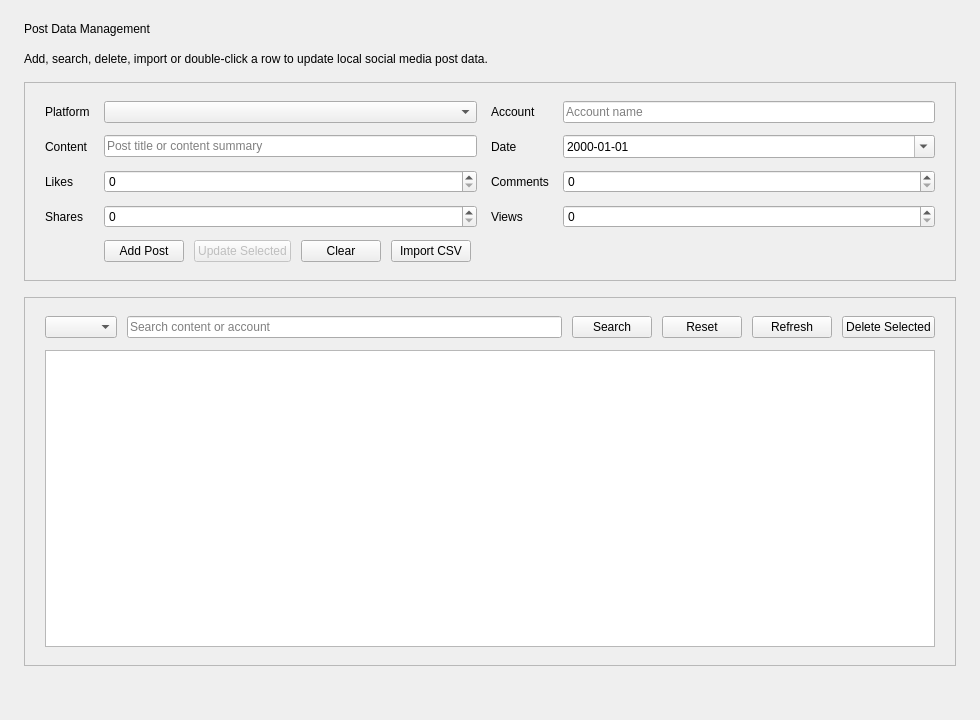
<?xml version="1.0" encoding="UTF-8"?>
<ui version="4.0">
 <class>PostManagementPage</class>
 <widget class="QWidget" name="PostManagementPage">
  <property name="geometry">
   <rect>
    <x>0</x>
    <y>0</y>
    <width>980</width>
    <height>720</height>
   </rect>
  </property>
  <property name="windowTitle">
   <string>Post Data Management</string>
  </property>

  <layout class="QVBoxLayout" name="rootLayout">
   <property name="spacing">
    <number>16</number>
   </property>
   <property name="leftMargin">
    <number>24</number>
   </property>
   <property name="topMargin">
    <number>22</number>
   </property>
   <property name="rightMargin">
    <number>24</number>
   </property>
   <property name="bottomMargin">
    <number>24</number>
   </property>

   <item>
    <widget class="QLabel" name="pageTitleLabel">
     <property name="text">
      <string>Post Data Management</string>
     </property>
    </widget>
   </item>

   <item>
    <widget class="QLabel" name="pageSubtitleLabel">
     <property name="text">
      <string>Add, search, delete, import or double-click a row to update local social media post data.</string>
     </property>
     <property name="wordWrap">
      <bool>true</bool>
     </property>
    </widget>
   </item>

   <item>
    <widget class="QFrame" name="formCard">
     <property name="frameShape">
      <enum>QFrame::StyledPanel</enum>
     </property>
     <property name="frameShadow">
      <enum>QFrame::Raised</enum>
     </property>

     <layout class="QGridLayout" name="formLayout">
      <property name="leftMargin">
       <number>20</number>
      </property>
      <property name="topMargin">
       <number>18</number>
      </property>
      <property name="rightMargin">
       <number>20</number>
      </property>
      <property name="bottomMargin">
       <number>18</number>
      </property>
      <property name="horizontalSpacing">
       <number>14</number>
      </property>
      <property name="verticalSpacing">
       <number>12</number>
      </property>

      <item row="0" column="0">
       <widget class="QLabel" name="platformLabel">
        <property name="text">
         <string>Platform</string>
        </property>
       </widget>
      </item>

      <item row="0" column="1">
       <widget class="QComboBox" name="platformComboBox"/>
      </item>

      <item row="0" column="2">
       <widget class="QLabel" name="accountLabel">
        <property name="text">
         <string>Account</string>
        </property>
       </widget>
      </item>

      <item row="0" column="3">
       <widget class="QLineEdit" name="accountLineEdit">
        <property name="placeholderText">
         <string>Account name</string>
        </property>
       </widget>
      </item>

      <item row="1" column="0">
       <widget class="QLabel" name="contentLabel">
        <property name="text">
         <string>Content</string>
        </property>
       </widget>
      </item>

      <item row="1" column="1">
       <widget class="QLineEdit" name="contentLineEdit">
        <property name="placeholderText">
         <string>Post title or content summary</string>
        </property>
       </widget>
      </item>

      <item row="1" column="2">
       <widget class="QLabel" name="dateLabel">
        <property name="text">
         <string>Date</string>
        </property>
       </widget>
      </item>

      <item row="1" column="3">
       <widget class="QDateEdit" name="publishDateEdit">
        <property name="calendarPopup">
         <bool>true</bool>
        </property>
        <property name="displayFormat">
         <string>yyyy-MM-dd</string>
        </property>
       </widget>
      </item>

      <item row="2" column="0">
       <widget class="QLabel" name="likesLabel">
        <property name="text">
         <string>Likes</string>
        </property>
       </widget>
      </item>

      <item row="2" column="1">
       <widget class="QSpinBox" name="likesSpinBox"/>
      </item>

      <item row="2" column="2">
       <widget class="QLabel" name="commentsLabel">
        <property name="text">
         <string>Comments</string>
        </property>
       </widget>
      </item>

      <item row="2" column="3">
       <widget class="QSpinBox" name="commentsSpinBox"/>
      </item>

      <item row="3" column="0">
       <widget class="QLabel" name="sharesLabel">
        <property name="text">
         <string>Shares</string>
        </property>
       </widget>
      </item>

      <item row="3" column="1">
       <widget class="QSpinBox" name="sharesSpinBox"/>
      </item>

      <item row="3" column="2">
       <widget class="QLabel" name="viewsLabel">
        <property name="text">
         <string>Views</string>
        </property>
       </widget>
      </item>

      <item row="3" column="3">
       <widget class="QSpinBox" name="viewsSpinBox"/>
      </item>

      <item row="4" column="1" colspan="3">
       <layout class="QHBoxLayout" name="formButtonLayout">
        <property name="spacing">
         <number>10</number>
        </property>

        <item>
         <widget class="QPushButton" name="addButton">
          <property name="text">
           <string>Add Post</string>
          </property>
         </widget>
        </item>

        <item>
         <widget class="QPushButton" name="updateButton">
          <property name="enabled">
           <bool>false</bool>
          </property>
          <property name="text">
           <string>Update Selected</string>
          </property>
         </widget>
        </item>

        <item>
         <widget class="QPushButton" name="clearButton">
          <property name="text">
           <string>Clear</string>
          </property>
         </widget>
        </item>

        <item>
         <widget class="QPushButton" name="importCsvButton">
          <property name="text">
           <string>Import CSV</string>
          </property>
         </widget>
        </item>

        <item>
         <spacer name="formButtonSpacer">
          <property name="orientation">
           <enum>Qt::Horizontal</enum>
          </property>
          <property name="sizeHint" stdset="0">
           <size>
            <width>40</width>
            <height>20</height>
           </size>
          </property>
         </spacer>
        </item>
       </layout>
      </item>
     </layout>
    </widget>
   </item>

   <item>
    <widget class="QFrame" name="tableCard">
     <property name="frameShape">
      <enum>QFrame::StyledPanel</enum>
     </property>
     <property name="frameShadow">
      <enum>QFrame::Raised</enum>
     </property>

     <layout class="QVBoxLayout" name="tableCardLayout">
      <property name="spacing">
       <number>12</number>
      </property>
      <property name="leftMargin">
       <number>20</number>
      </property>
      <property name="topMargin">
       <number>18</number>
      </property>
      <property name="rightMargin">
       <number>20</number>
      </property>
      <property name="bottomMargin">
       <number>18</number>
      </property>

      <item>
       <layout class="QHBoxLayout" name="searchLayout">
        <property name="spacing">
         <number>10</number>
        </property>

        <item>
         <widget class="QComboBox" name="searchPlatformComboBox"/>
        </item>

        <item>
         <widget class="QLineEdit" name="keywordLineEdit">
          <property name="placeholderText">
           <string>Search content or account</string>
          </property>
         </widget>
        </item>

        <item>
         <widget class="QPushButton" name="searchButton">
          <property name="text">
           <string>Search</string>
          </property>
         </widget>
        </item>

        <item>
         <widget class="QPushButton" name="resetSearchButton">
          <property name="text">
           <string>Reset</string>
          </property>
         </widget>
        </item>

        <item>
         <widget class="QPushButton" name="refreshButton">
          <property name="text">
           <string>Refresh</string>
          </property>
         </widget>
        </item>

        <item>
         <widget class="QPushButton" name="deleteButton">
          <property name="text">
           <string>Delete Selected</string>
          </property>
         </widget>
        </item>
       </layout>
      </item>

      <item>
       <widget class="QTableWidget" name="postTable">
        <property name="alternatingRowColors">
         <bool>true</bool>
        </property>
       </widget>
      </item>
     </layout>
    </widget>
   </item>

   <item>
    <widget class="QLabel" name="messageLabel">
     <property name="text">
      <string/>
     </property>
     <property name="wordWrap">
      <bool>true</bool>
     </property>
    </widget>
   </item>
  </layout>
 </widget>
 <resources/>
 <connections/>
</ui>
